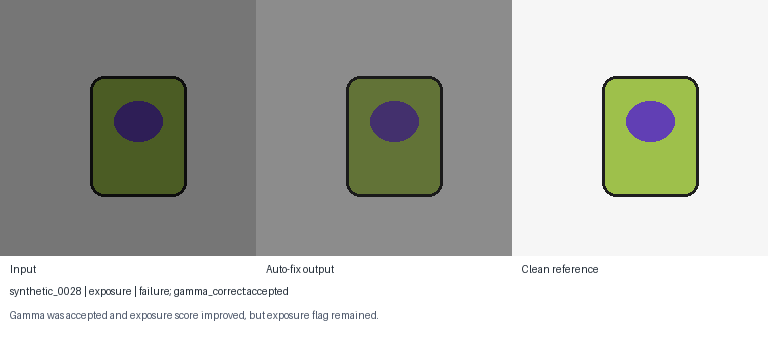
#> input picture research/failure_cases/synthetic_0028_exposure.png, 768 x 348 px
$ python -i enhancement.py   (imports and definitions only)
#> lines starting #> are read from the running program, lines starting #| are printed output that depends on the picture
"""Conservative image enhancement operations; images use RGB convention."""
import cv2, numpy as np

def _u8(im):
    a=np.asarray(im)
    if a.size==0: raise ValueError("empty image")
    return np.clip(a,0,255).astype(np.uint8)
def clahe_lab(image, clip_limit=2.0, tile_grid=(8,8)):
#> called with clip_limit = 2, tile_grid = (8, 8)
    a=_u8(image); clahe=cv2.createCLAHE(clipLimit=clip_limit,tileGridSize=tile_grid)
    if a.ndim==2:
        return clahe.apply(a)
    if a.shape[2]==4:
        color,alpha=a[:,:,:3],a[:,:,3:4]
    else:
        color,alpha=a[:,:,:3],None
    lab=cv2.cvtColor(color,cv2.COLOR_RGB2LAB); l,aa,bb=cv2.split(lab)
#> after `lab = cv2.cvtColor(color, cv2.COLOR_RGB2LAB)`: lab: shape (348, 768, 3); mean of channels 0, 1, 2 186.3, 126.5, 131
#> after `l, aa, bb = cv2.split(lab)`:
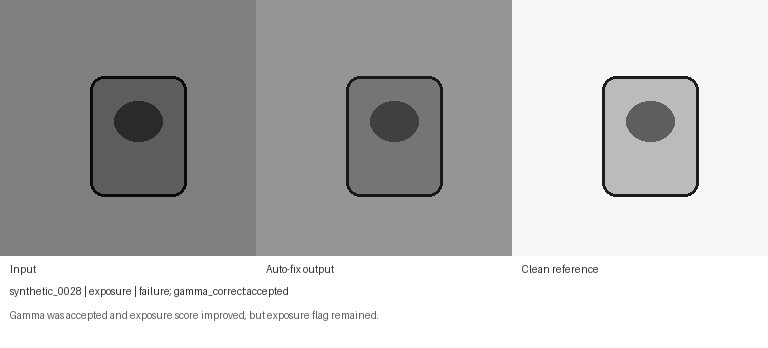
#> l: shape (348, 768); min 10, max 255, mean 186.3
#> after `l, aa, bb = cv2.split(lab)`:
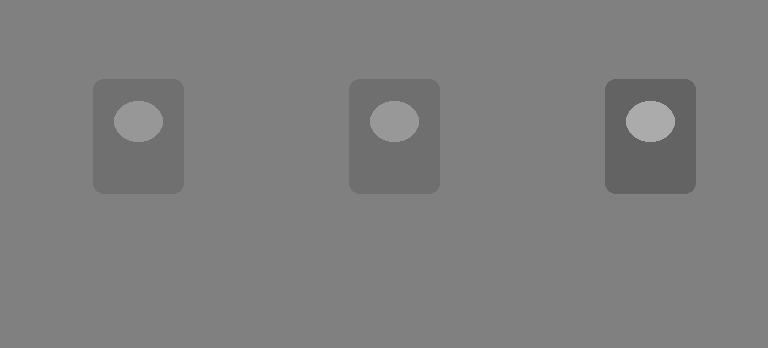
#> aa: shape (348, 768); min 99, max 171, mean 126.5
#> after `l, aa, bb = cv2.split(lab)`:
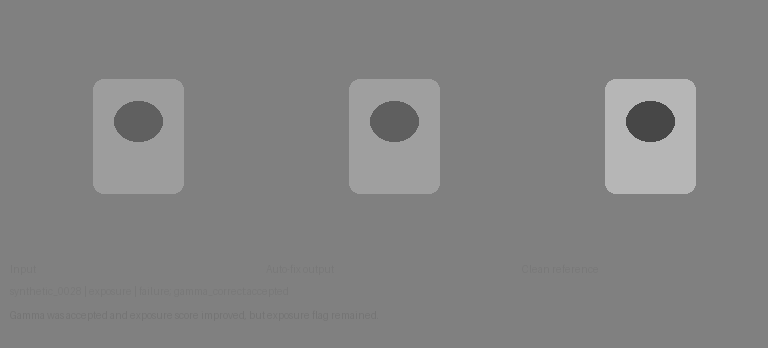
#> bb: shape (348, 768); min 71, max 182, mean 131
    l=clahe.apply(l); out=cv2.cvtColor(cv2.merge((l,aa,bb)),cv2.COLOR_LAB2RGB)
    return np.concatenate((out,alpha),axis=2) if alpha is not None else out
# [25 lines left out: functions gamma_correct, median_denoise, bilateral_denoise, nlm_denoise, not called in this run]
def unsharp_mask(image,amount=.6,radius=1.2):
    a=_u8(image); blur=cv2.GaussianBlur(a,(0,0),radius)
    return np.clip(a.astype(float)+amount*(a.astype(float)-blur.astype(float)),0,255).astype(np.uint8)
# [25 lines left out: functions white_balance, enhance, not called in this run]

>>> import cv2
>>> picture = cv2.cvtColor(cv2.imread('../research/failure_cases/synthetic_0028_exposure.png'), cv2.COLOR_BGR2RGB)
>>> result = clahe_lab(picture)

$ run again, on research/failure_cases/synthetic_0035_low_contrast.png
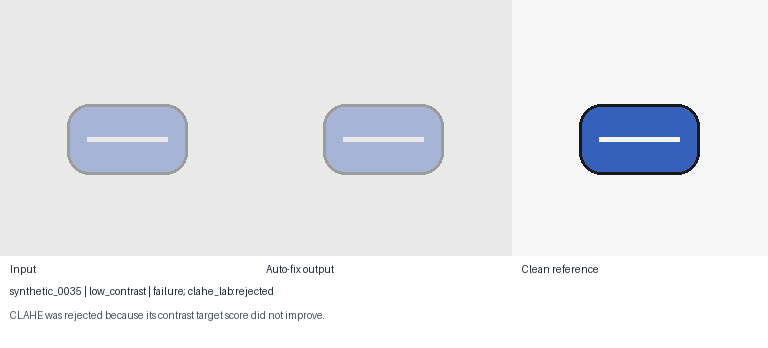
#> input picture research/failure_cases/synthetic_0035_low_contrast.png, 768 x 348 px
#> lab: shape (348, 768, 3); mean of channels 0, 1, 2 235.3, 128.5, 125.7
#> in clahe_lab, `l, aa, bb = cv2.split(lab)`:
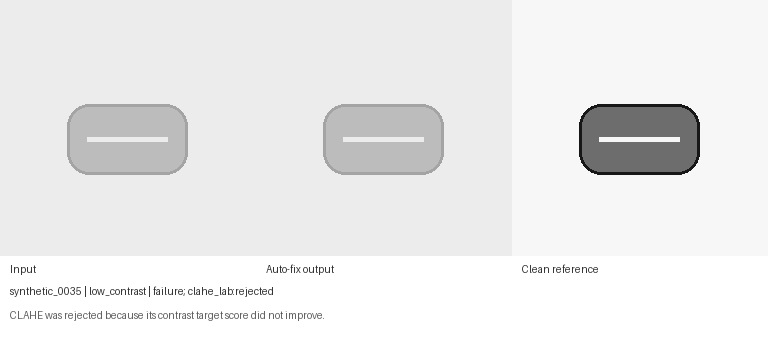
#> l: shape (348, 768); min 23, max 255, mean 235.3
#> in clahe_lab, `l, aa, bb = cv2.split(lab)`:
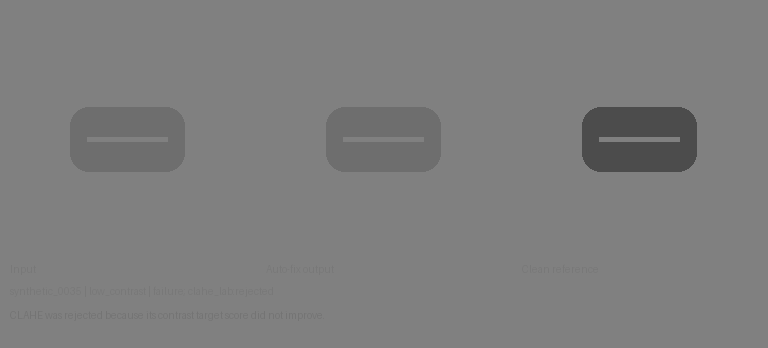
#> bb: shape (348, 768); min 76, max 128, mean 125.7
